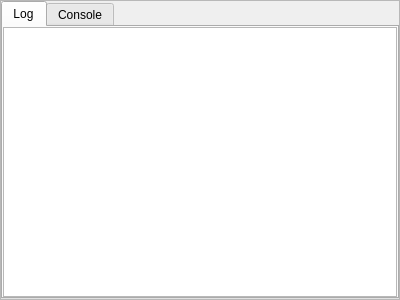
<?xml version="1.0" encoding="UTF-8"?>
<ui version="4.0">
 <class>CLogComponent</class>
 <widget class="QFrame" name="CLogComponent">
  <property name="geometry">
   <rect>
    <x>0</x>
    <y>0</y>
    <width>400</width>
    <height>300</height>
   </rect>
  </property>
  <property name="minimumSize">
   <size>
    <width>0</width>
    <height>0</height>
   </size>
  </property>
  <property name="windowTitle">
   <string>Frame</string>
  </property>
  <property name="frameShape">
   <enum>QFrame::StyledPanel</enum>
  </property>
  <property name="frameShadow">
   <enum>QFrame::Raised</enum>
  </property>
  <layout class="QGridLayout" name="gl_LogComponent">
   <property name="leftMargin">
    <number>0</number>
   </property>
   <property name="topMargin">
    <number>0</number>
   </property>
   <property name="rightMargin">
    <number>0</number>
   </property>
   <property name="bottomMargin">
    <number>0</number>
   </property>
   <property name="spacing">
    <number>0</number>
   </property>
   <item row="0" column="0">
    <widget class="QTabWidget" name="tw_StatusPage">
     <property name="currentIndex">
      <number>0</number>
     </property>
     <widget class="QWidget" name="pg_LogPage" native="true">
      <attribute name="title">
       <string>Log</string>
      </attribute>
      <layout class="QVBoxLayout" name="vl_StatusPageMessages">
       <property name="spacing">
        <number>0</number>
       </property>
       <property name="leftMargin">
        <number>0</number>
       </property>
       <property name="topMargin">
        <number>0</number>
       </property>
       <property name="rightMargin">
        <number>0</number>
       </property>
       <property name="bottomMargin">
        <number>0</number>
       </property>
       <item>
        <widget class="BlackGui::Views::CStatusMessageView" name="tvp_StatusMessages">
         <property name="selectionMode">
          <enum>QAbstractItemView::SingleSelection</enum>
         </property>
         <property name="selectionBehavior">
          <enum>QAbstractItemView::SelectRows</enum>
         </property>
         <attribute name="verticalHeaderVisible">
          <bool>false</bool>
         </attribute>
        </widget>
       </item>
      </layout>
     </widget>
     <widget class="QWidget" name="pg_LogConsole" native="true">
      <attribute name="title">
       <string>Console</string>
      </attribute>
      <layout class="QVBoxLayout" name="vl_StatusPageConsole">
       <property name="spacing">
        <number>0</number>
       </property>
       <property name="leftMargin">
        <number>0</number>
       </property>
       <property name="topMargin">
        <number>0</number>
       </property>
       <property name="rightMargin">
        <number>0</number>
       </property>
       <property name="bottomMargin">
        <number>0</number>
       </property>
       <item>
        <widget class="QPlainTextEdit" name="te_StatusPageConsole">
         <property name="sizePolicy">
          <sizepolicy hsizetype="Preferred" vsizetype="Expanding">
           <horstretch>0</horstretch>
           <verstretch>0</verstretch>
          </sizepolicy>
         </property>
         <property name="font">
          <font>
           <weight>75</weight>
           <italic>false</italic>
           <bold>true</bold>
          </font>
         </property>
         <property name="lineWrapMode">
          <enum>QPlainTextEdit::NoWrap</enum>
         </property>
         <property name="readOnly">
          <bool>true</bool>
         </property>
        </widget>
       </item>
      </layout>
     </widget>
    </widget>
   </item>
  </layout>
 </widget>
 <customwidgets>
  <customwidget>
   <class>BlackGui::Views::CStatusMessageView</class>
   <extends>QTableView</extends>
   <header>blackgui/views/statusmessageview.h</header>
  </customwidget>
 </customwidgets>
 <resources/>
 <connections/>
</ui>
